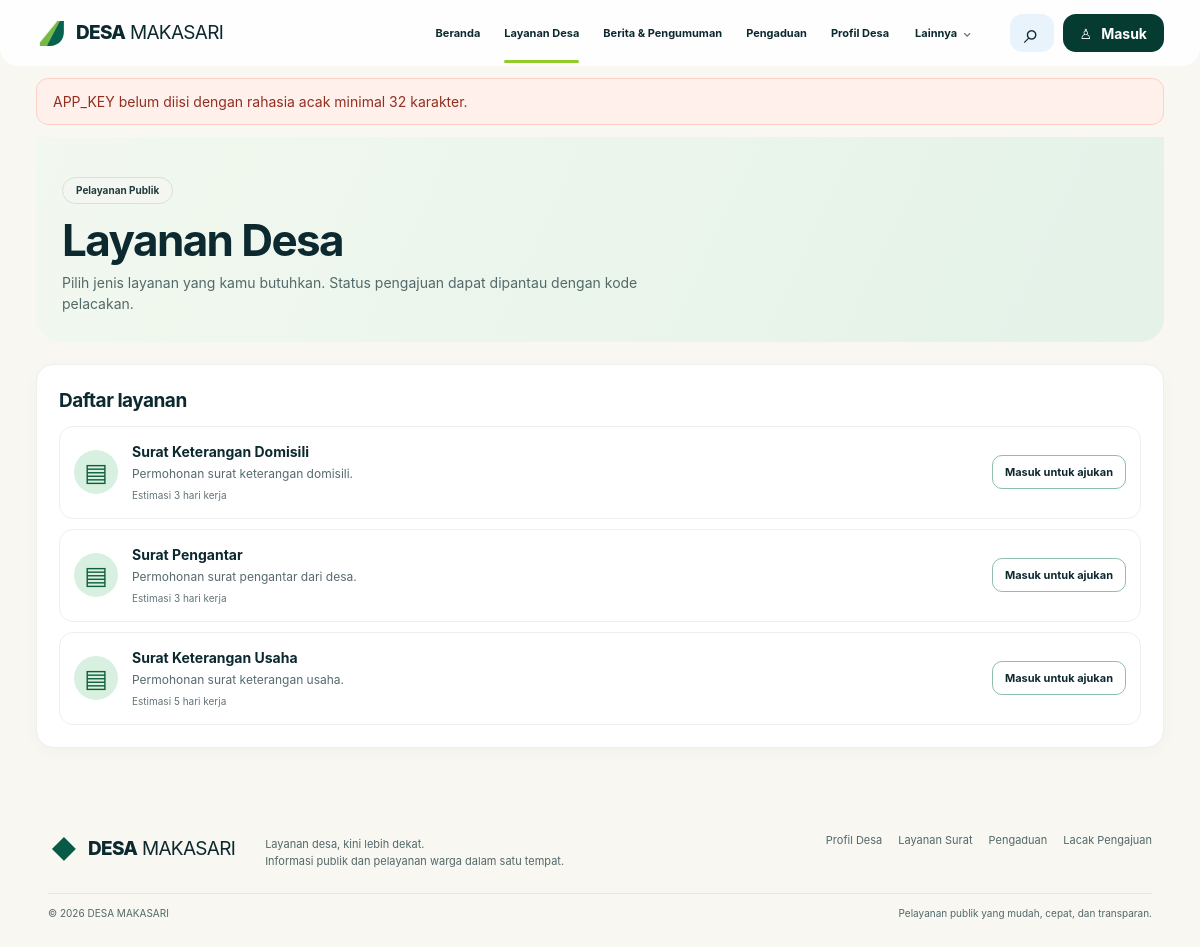
/?page=layanan (signed in), run on the app's committed database.
### tables this page shows
CREATE TABLE IF NOT EXISTS service_types (
  id BIGINT UNSIGNED AUTO_INCREMENT PRIMARY KEY,
  name VARCHAR(160) NOT NULL,
  slug VARCHAR(160) NOT NULL UNIQUE,
  description TEXT NULL,
  requirements JSON NULL,
  letter_template TEXT NULL,
  estimated_days SMALLINT UNSIGNED NULL,
  is_published TINYINT(1) NOT NULL DEFAULT 1,
  sort_order INT NOT NULL DEFAULT 0,
  created_at TIMESTAMP NOT NULL DEFAULT CURRENT_TIMESTAMP,
  updated_at TIMESTAMP NOT NULL DEFAULT CURRENT_TIMESTAMP ON UPDATE CURRENT_TIMESTAMP
);

### app/bootstrap.php (called while the page is built, shortened)
<?php
function app_url(string $page = 'home', array $params = []): string {
    $query = array_merge(['page' => $page], $params);
    return '?' . http_build_query($query);
}
function e(?string $value): string {
    return htmlspecialchars((string)$value, ENT_QUOTES | ENT_SUBSTITUTE, 'UTF-8');
}
function current_user(): ?array {
    if (!isset($_SESSION['user']) || !is_array($_SESSION['user'])) return null;
    $user = $_SESSION['user'];
    return $user;
}
function take_flash(): ?array {
    $value = $_SESSION['_flash'] ?? null;
    return is_array($value) ? $value : null;
}

### index.php (the view, shortened to what this page needs)
<?php
require __DIR__ . '/app/bootstrap.php';
$page = is_string($_GET['page'] ?? null) ? $_GET['page'] : 'home';
$viewer = current_user();
$dbAvailable = true;
$services = [];
$news = [];
$stats = ['residents' => null, 'families' => null, 'dusun' => null];
$siteContent = [];
function site_val(string $key, string $default = ''): string {
    global $siteContent;
    return isset($siteContent[$key]) ? (string)$siteContent[$key] : $default;
}
function site_image_val(string $key, string $default = ''): string {
    $imageKeys = ['hero_image','logo_image','login_image','register_image','news_fallback_image'];
    $value = trim(site_val($key, ''));
    if ($value === '') return $default;
    return public_image_src($value, $default);
}
try {
    $pdo = db();
    $services = $pdo->query('SELECT id, name, slug, description, requirements, estimated_days FROM service_types WHERE is_published=1 ORDER BY sort_order, name')->fetchAll();
    $news = $pdo->query("SELECT id,title,slug,category,excerpt,body,image_key,alt_text,publish_at,created_at FROM news_posts WHERE status='published' AND (publish_at IS NULL OR publish_at<=NOW()) AND (expire_at IS NULL OR expire_at>NOW()) ORDER BY COALESCE(publish_at,created_at) DESC LIMIT 6")->fetchAll();
    $stats['residents'] = (int)$pdo->query("SELECT COUNT(*) FROM residents WHERE resident_status='active'")->fetchColumn();
    $stats['families'] = (int)$pdo->query("SELECT COUNT(*) FROM family_records WHERE status='active'")->fetchColumn();
    $stats['dusun'] = (int)$pdo->query("SELECT COUNT(*) FROM dusun WHERE is_active=1")->fetchColumn();
} catch (Throwable $exception) {
    $dbAvailable = false;
    error_log('DESA MAKASARI database unavailable.');
    $services = [
        ['id'=>0,'name'=>'Layanan Surat','slug'=>'layanan-surat','description'=>'Ajukan surat keterangan dengan mudah dan cepat.','requirements'=>null,'estimated_days'=>null],
        ['id'=>0,'name'=>'Pengaduan Warga','slug'=>'pengaduan-warga','description'=>'Sampaikan aspirasi, keluhan, atau laporan Anda.','requirements'=>null,'estimated_days'=>null],
        ['id'=>0,'name'=>'Informasi Desa','slug'=>'informasi-desa','description'=>'Akses informasi program, kegiatan, dan data desa.','requirements'=>null,'estimated_days'=>null],
    ];
}
$flashMessage = take_flash();
?>
<!doctype html>
<html lang="id">
<head>
  <link rel="stylesheet" href="assets/style.css?v=2">
</head>
<body>
<header class="site-header">
  <a class="brand" href="<?= e(app_url('home')) ?>" aria-label="<?= e(site_val('village_brand_prefix','DESA').' '.site_val('village_name','MAKASARI').' - '.site_val('nav_home','Beranda')) ?>">
    <span class="brand-mark" aria-hidden="true"><?php if(site_image_val('logo_image','')!==''): ?><img class="brand-logo-image" src="<?= e(site_image_val('logo_image','')) ?>" alt=""><?php else: ?><svg viewBox="0 0 40 40"><path d="M5 31 27 4h9L14 36H5z" fill="#77b84a"/><path d="M31 4h5v14c0 10-7 18-18 18h-4z" fill="#07634e"/><path d="M5 31 27 4" stroke="#e8f4d7" stroke-width="1.3"/></svg><?php endif; ?></span>
    <span><strong><?= e(site_val('village_brand_prefix','DESA')) ?></strong> <?= e(site_val('village_name','MAKASARI')) ?></span>
  </a>
  <nav class="main-nav" aria-label="<?= e(site_val('nav_main_aria','Navigasi utama')) ?>">
    <a class="<?= $page==='home'?'active':'' ?>" href="<?= e(app_url('home')) ?>"><?= e(site_val('nav_home','Beranda')) ?></a>
    <a class="<?= $page==='layanan'?'active':'' ?>" href="<?= e(app_url('layanan')) ?>"><?= e(site_val('nav_services','Layanan Desa')) ?></a>
    <a class="<?= in_array($page,['berita','article'],true)?'active':'' ?>" href="<?= e(app_url('berita')) ?>"><?= e(site_val('nav_news','Berita & Pengumuman')) ?></a>
    <a class="<?= $page==='pengaduan'?'active':'' ?>" href="<?= e(app_url('pengaduan')) ?>"><?= e(site_val('nav_complaints','Pengaduan')) ?></a>
    <a class="<?= $page==='profil'?'active':'' ?>" href="<?= e(app_url('profil')) ?>"><?= e(site_val('nav_profile','Profil Desa')) ?></a>
    <div class="nav-more">
      <button class="nav-more-button" type="button" aria-expanded="false" aria-controls="nav-more-menu"><?= e(site_val('nav_more','Lainnya')) ?> <span aria-hidden="true">⌄</span></button>
    </div>
  </nav>
  <div class="header-actions">
    <a class="icon-button search-link" href="<?= e(app_url('berita')) ?>" aria-label="<?= e(site_val('nav_search_aria','Cari berita')) ?>">⌕</a>
    <?php if ($viewer): ?>
      <a class="login-button" href="<?= e(app_url('dashboard')) ?>">♙ <span><?= e($viewer['full_name']) ?></span></a>
    <?php else: ?>
      <a class="login-button" href="<?= e(app_url('login')) ?>">♙ <span><?= e(site_val('nav_login','Masuk')) ?></span></a>
    <?php endif; ?>
  </div>
</header>
<?php if ($flashMessage): ?>
  <div class="flash-wrap"><div class="flash <?= e($flashMessage['type'] ?? 'success') ?>"><?= e($flashMessage['message'] ?? '') ?></div></div>
<?php endif; ?>
<main>
<?php if ($page === 'home'): ?>
  <section class="hero">
    <div class="hero-copy">
      <span class="eyebrow"><?= e(site_val('home_eyebrow','Pelayanan Publik Desa')) ?></span>
      <h1><?= e(site_val('hero_title_line1','Layanan desa,')) ?><br><?= e(site_val('hero_title_prefix','kini')) ?> <em><?= e(site_val('hero_title_highlight','lebih dekat')) ?></em></h1>
      <p class="hero-description"><?= e(site_val('hero_subtitle','Akses berbagai layanan surat, pengaduan, informasi, dan kabar desa dalam satu tempat, dengan mudah, cepat, dan transparan.')) ?></p>
      <div class="hero-actions">
        <a class="button button-primary" href="<?= e(app_url('layanan')) ?>"><span class="button-icon">▤</span> <?= e(site_val('hero_cta_apply','Ajukan Surat')) ?> <span class="arrow">→</span></a>
        <a class="button button-outline" href="<?= e(app_url('track')) ?>"><span class="button-icon">⌕</span> <?= e(site_val('hero_cta_track','Lacak Pengajuan')) ?> <span class="arrow">→</span></a>
      </div>
      <div class="benefits">
        <div><span class="benefit-icon">▣</span><span><?= nl2br(e(site_val('benefit_easy','Mudah diakses'))) ?></span></div>
        <div><span class="benefit-icon">ϟ</span><span><?= nl2br(e(site_val('benefit_fast','Proses lebih cepat'))) ?></span></div>
        <div><span class="benefit-icon">⬟</span><span><?= nl2br(e(site_val('benefit_transparent','Transparan dan terpercaya'))) ?></span></div>
        <div><span class="benefit-icon">♟</span><span><?= nl2br(e(site_val('benefit_all','Untuk seluruh warga'))) ?></span></div>
      </div>
    </div>
    <div class="hero-visual">
      <img src="<?= e(site_image_val('hero_image','assets/village-hero.webp')) ?>" alt="<?= e(site_val('hero_image_alt','Pemandangan desa dan pegunungan')) ?>" style="object-position:<?= max(0,min(100,(int)site_val('hero_focus_x','50'))) ?>% <?= max(0,min(100,(int)site_val('hero_focus_y','50'))) ?>%">
      <div class="welcome-card"><span class="weather-icon">☀</span><strong><?= e(site_val('welcome_title','Pagi yang baik, Warga Desa!')) ?></strong><p><?= e(site_val('welcome_text','Bersama membangun desa yang lebih maju dan sejahtera.')) ?></p></div>
      <div class="slider-dots"><span>‹</span><i></i><span>›</span></div>
    </div>
  </section>
  <section class="service-strip" aria-label="<?= e(site_val('home_service_strip_aria','Layanan utama')) ?>">
    <a class="service-card green-card" href="<?= e(app_url('layanan')) ?>"><span class="service-icon">▤</span><h2><?= e(site_val('service_card_service_title','Layanan Surat')) ?></h2><p><?= e(site_val('service_card_service_text','Ajukan berbagai surat keterangan dengan mudah dan cepat.')) ?></p><span class="round-arrow">→</span></a>
    <a class="service-card amber-card" href="<?= e(app_url('pengaduan')) ?>"><span class="service-icon">⚑</span><h2><?= e(site_val('service_card_complaint_title','Pengaduan Warga')) ?></h2><p><?= e(site_val('service_card_complaint_text','Sampaikan aspirasi, keluhan, atau laporan Anda.')) ?></p><span class="round-arrow">→</span></a>
    <a class="service-card blue-card" href="<?= e(app_url('profil')) ?>"><span class="service-icon">ⓘ</span><h2><?= e(site_val('service_card_info_title','Informasi Desa')) ?></h2><p><?= e(site_val('service_card_info_text','Akses informasi seputar program, kegiatan, dan data desa.')) ?></p><span class="round-arrow">→</span></a>
    <div class="track-card"><div class="track-heading"><span class="track-icon">◷</span><div><h2><?= e(site_val('home_tracking_title','Cek Status Pengajuan')) ?></h2><p><?= e(site_val('home_tracking_subtitle','Masukkan nomor pengajuan Anda')) ?></p></div></div>
      <form method="get" action="index.php" class="track-form"><input type="hidden" name="page" value="track"><label class="sr-only" for="home-track"><?= e(site_val('tracking_placeholder','Kode pengajuan')) ?></label><input id="home-track" name="code" placeholder="<?= e(site_val('tracking_placeholder','Contoh: SR-261017-0123456789ABCDEF0123456789ABCDEF')) ?>" required maxlength="48"><button type="submit" aria-label="<?= e(site_val('tracking_check_button','Cek status')) ?>">⌕</button></form>
    </div>
  </section>
  <section class="news-section">
    <div class="section-heading"><div><h2><?= e(site_val('home_news_title','Berita & Pengumuman')) ?></h2><p><?= e(site_val('home_news_subtitle','Informasi terbaru seputar kegiatan, program, dan perkembangan desa.')) ?></p></div><a href="<?= e(app_url('berita')) ?>" class="see-all"><?= e(site_val('news_see_all','Lihat Semua')) ?> <span>→</span></a></div>
    <?php if ($news): ?>
      <div class="news-grid">
      <?php foreach (array_slice($news,0,3) as $item): ?>
        <article class="news-card"><a class="news-image" href="<?= e(app_url('article',['slug'=>$item['slug']])) ?>">
          <?php if (!empty($item['image_key'])): ?><img src="<?= e(public_image_src($item['image_key'] ?? null,site_image_val('news_fallback_image','assets/village-hero.svg'))) ?>" alt="<?= e($item['alt_text'] ?: $item['title']) ?>"><?php else: ?><img src="<?= e(site_image_val('news_fallback_image','assets/village-hero.svg')) ?>" alt="<?= e(site_val('news_fallback_alt','Ilustrasi desa')) ?>"><?php endif; ?>
          <span class="news-tag"><?= e(strtoupper($item['category'])) ?></span></a>
          <div class="news-content"><time><?= e(date('d M Y', strtotime($item['publish_at'] ?: $item['created_at']))) ?></time><h3><a href="<?= e(app_url('article',['slug'=>$item['slug']])) ?>"><?= e($item['title']) ?></a></h3><a class="news-arrow" href="<?= e(app_url('article',['slug'=>$item['slug']])) ?>" aria-label="<?= e(site_val('news_read_label','Baca berita')) ?>">→</a></div></article>
      <?php endforeach; ?>
      </div>
    <?php else: ?>
      <div class="empty-news"><span class="empty-news-icon">▤</span><div><strong><?= e(site_val('home_no_news_title','Berita desa akan tampil di sini.')) ?></strong><p><?= e(site_val('home_no_news_text','Petugas dapat menerbitkan berita dan pengumuman melalui panel pengelolaan.')) ?></p></div></div>
    <?php endif; ?>
  </section>
  <section class="stats-band" aria-label="<?= e(site_val('stats_aria_label','Ringkasan data desa')) ?>">
    <div class="stat-item"><span class="stat-icon">♧</span><div><strong><?= $stats['residents'] === null ? '—' : number_format($stats['residents'],0,',','.') ?></strong><span><?= e(site_val('stat_residents_label','Jumlah Penduduk')) ?></span></div></div>
    <div class="stat-item"><span class="stat-icon">⌂</span><div><strong><?= $stats['families'] === null ? '—' : number_format($stats['families'],0,',','.') ?></strong><span><?= e(site_val('stat_families_label','Jumlah KK')) ?></span></div></div>
    <div class="stat-item"><span class="stat-icon">▧</span><div><strong><?= e(site_val('stat_area','—')) ?></strong><span><?= e(site_val('stat_area_label','Luas Wilayah')) ?></span></div></div>
    <div class="stat-item"><span class="stat-icon">♧</span><div><strong><?= $stats['dusun'] === null ? '—' : number_format($stats['dusun'],0,',','.') ?></strong><span><?= e(site_val('stat_dusun_label','Dusun')) ?></span></div></div>
  </section>
<?php elseif ($page === 'layanan'): ?>
  <section class="page-hero"><span class="eyebrow"><?= e(site_val('services_eyebrow','Pelayanan Publik')) ?></span><h1><?= e(site_val('services_title','Layanan Desa')) ?></h1><p><?= e(site_val('services_intro','Pilih jenis layanan yang kamu butuhkan. Status pengajuan dapat dipantau dengan kode pelacakan.')) ?></p></section>
  <div class="content-layout">
    <section class="panel"><h2><?= e(site_val('services_list_title','Daftar layanan')) ?></h2>
      <?php if ($services): ?><div class="list-cards"><?php foreach ($services as $service): ?><article class="list-card"><span class="service-icon">▤</span><div><h3><?= e($service['name']) ?></h3><p><?= e($service['description'] ?? '') ?></p><?php if (!empty($service['estimated_days'])): ?><small><?= e(site_val('services_eta_prefix','Estimasi')) ?> <?= (int)$service['estimated_days'] ?> <?= e(site_val('services_eta_suffix','hari kerja')) ?></small><?php endif; ?></div><?php if ($viewer && ($viewer['role'] ?? '')==='warga' && $dbAvailable && (int)$service['id']>0): ?><a class="button button-small button-primary" href="<?= e(app_url('layanan',['type'=>(int)$service['id']])) ?>"><?= e(site_val('services_apply_button','Ajukan')) ?></a><?php else: ?><a class="button button-small button-outline" href="<?= e(app_url('login')) ?>"><?= e(site_val('services_login_for_apply','Masuk untuk ajukan')) ?></a><?php endif; ?></article><?php endforeach; ?></div><?php else: ?><p><?= e(site_val('services_empty_text','Belum ada layanan yang diterbitkan.')) ?></p><?php endif; ?>
    </section>
  </div>
<?php elseif (in_array($page, ['rt-data','rw-rekap','dokumen','perubahan','admin-users','admin-wilayah','admin-site','admin-services','admin-directory','admin-budget','admin-resident-export','laporan','notifikasi','umkm','peta','transparansi','kontak'], true)): ?>
  <?php require __DIR__ . '/app/module_views.php'; ?>
<?php endif; ?>
</main>
<footer class="site-footer"><div class="footer-main"><a class="brand footer-brand" href="<?= e(app_url('home')) ?>"><span class="brand-mark" aria-hidden="true"><?php if(site_image_val('logo_image','')!==''): ?><img class="brand-logo-image" src="<?= e(site_image_val('logo_image','')) ?>" alt=""><?php else: ?>◆<?php endif; ?></span><span><strong><?= e(site_val('village_brand_prefix','DESA')) ?></strong> <?= e(site_val('village_name','MAKASARI')) ?></span></a><p><?= nl2br(e(site_val('footer_summary','Layanan desa, kini lebih dekat.'))) ?><br><?= e(site_val('footer_tagline','Informasi publik dan pelayanan warga dalam satu tempat.')) ?></p><nav aria-label="Navigasi footer"><a href="<?= e(app_url('profil')) ?>"><?= e(site_val('nav_profile','Profil Desa')) ?></a><a href="<?= e(app_url('layanan')) ?>"><?= e(site_val('nav_services','Layanan Surat')) ?></a><a href="<?= e(app_url('pengaduan')) ?>"><?= e(site_val('nav_complaints','Pengaduan')) ?></a><a href="<?= e(app_url('track')) ?>"><?= e(site_val('tracking_title','Lacak Pengajuan')) ?></a></nav></div><div class="footer-bottom"><span>© <?= date('Y') ?> <?= e(site_val('village_brand_prefix','DESA')) ?> <?= e(site_val('village_name','MAKASARI')) ?></span><span><?= e(site_val('footer_services','Pelayanan publik yang mudah, cepat, dan transparan.')) ?></span></div></footer>
</body>
</html>

### data on the page
service_types: name "Surat Keterangan Domisili", description "Permohonan surat keterangan domisili.", estimated_days "3"
service_types: name "Surat Pengantar", description "Permohonan surat pengantar dari desa.", estimated_days "3"
service_types: name "Surat Keterangan Usaha", description "Permohonan surat keterangan usaha.", estimated_days "5"

### other printed values
site_val('village_brand_prefix','DESA') "DESA"
site_val('village_name','MAKASARI') "MAKASARI"
site_val('nav_home','Beranda') "Beranda"
site_val('nav_services','Layanan Desa') "Layanan Desa"
site_val('nav_news','Berita & Pengumuman') "Berita & Pengumuman"
site_val('nav_complaints','Pengaduan') "Pengaduan"
site_val('nav_profile','Profil Desa') "Profil Desa"
site_val('nav_more','Lainnya') "Lainnya"
site_val('nav_login','Masuk') "Masuk"
$flashMessage['message'] "APP_KEY belum diisi dengan rahasia acak minimal 32 karakter."
site_val('services_eyebrow','Pelayanan Publik') "Pelayanan Publik"
site_val('services_title','Layanan Desa') "Layanan Desa"
site_val('services_list_title','Daftar layanan') "Daftar layanan"
site_val('footer_summary','Layanan desa, kini lebih dekat.') "Layanan desa, kini lebih dekat."
site_val('nav_services','Layanan Surat') "Layanan Surat"
